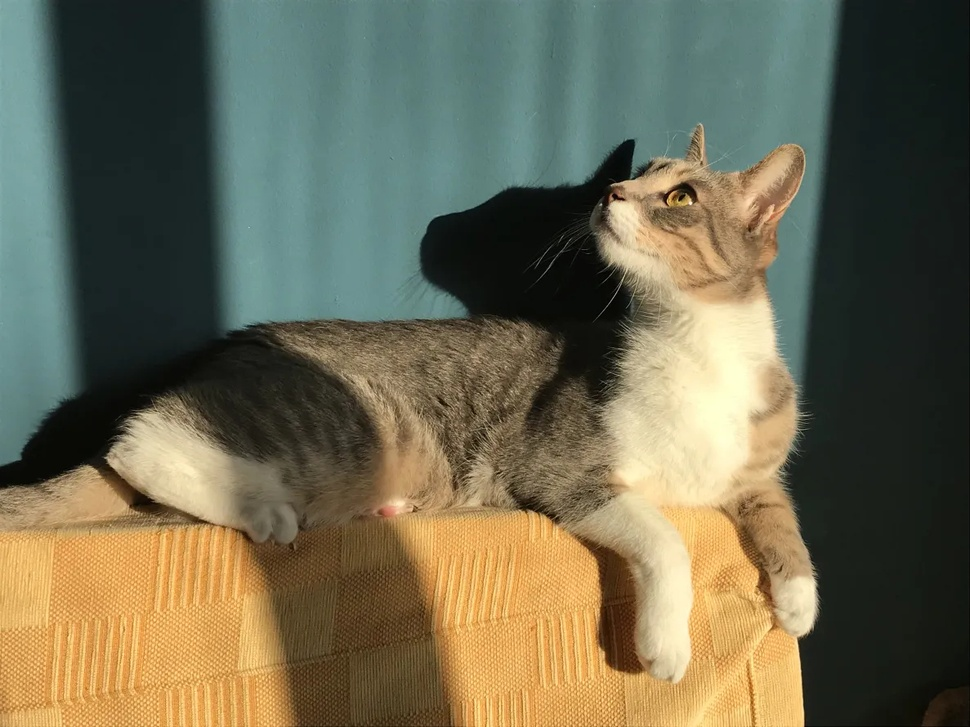
#> input picture images/input_img.jpg, 970 x 727 px, shrunk from 1187 x 890 before the run
$ python demo.py
#> lines starting #> are read from the running program, lines starting #| are printed output that depends on the picture
### hist_utils.py
import numpy as np
from typing import Dict


def calculate_hist_of_img(img_array: np.ndarray, return_normalized: bool) -> Dict:
    # Αρχικοποίηση λεξικού για το ιστόγραμμα
    hist = {}

    # Εύρεση μοναδικών τιμών
    unique_values = np.unique(img_array)

    # Υπολογισμός του συνολικού αριθμού στοιχείων
    total_samples = img_array.size

    for value in unique_values:
        # Υπολογισμός της συχνότητας εμφάνισης για την τρέχουσα τιμή
        count = 0
        for row in img_array:
            for element in row:
                if element == value:
                    count += 1

        if return_normalized:
            # Κανονικοποίηση συχνότητας εμφάνισης
            hist[value] = count / total_samples
        else:
            # Αποθήκευση απόλυτης συχνότητας
            hist[value] = count

    return hist


def apply_hist_modification_transform(img_array: np.ndarray, modification_transform: Dict) -> np.ndarray:
    # Create a copy of the image array to avoid modifying it in place
    modified_array = img_array.copy()
    for input_value, output_value in modification_transform.items():
        # Use a mask to replace input values with output values
        modified_array[img_array == input_value] = output_value
    return modified_array

### equalization.py
import numpy as np
import math
from hist_utils import calculate_hist_of_img


def greedy(img_array: np.ndarray, lg: int) -> np.ndarray:
    n = img_array.size

    gmin = np.min(img_array)
    gmax = np.max(img_array)
    g_levels = np.linspace(gmin, gmax, lg)
    print(f"Lf: {len(np.unique(img_array))}")
    print(f"Οι στάθμες εξόδου g είναι: {g_levels}")

    hist = calculate_hist_of_img(img_array, return_normalized=False)
    print(f"Το ιστογράφημα είναι: {hist}")

    pixels_for_g = math.ceil(n / lg)
    print(f"Ο αριθμός των pixels που πρέπει να ανατεθούν σε κάθε στάθμη g είναι: {pixels_for_g}")

    g_image = img_array.copy()
    f_keys_sorted = sorted(hist.keys())

    pixel_counter = 0
    g_index = 0
    group_f = []

    for key in f_keys_sorted:
        print(f"Στάθμη εισόδου: f[{key}], Pixels: {hist[key]}")
        group_f.append(key)
        pixel_counter += hist[key]
        print(f"Συνολικά pixels για g[{g_index}]: {pixel_counter} (τρέχον group: {group_f})")

        if pixel_counter >= pixels_for_g or key == f_keys_sorted[-1]:
            print(f"--> Μεταβαίνουμε στη στάθμη εξόδου g[{g_index}] με στάθμες εισόδου {group_f}")
            for f_val in group_f:
                print(f"Αντικαθιστούμε όλα τα pixels με f[{f_val}] στη στάθμη g[{g_levels[g_index]}]")
                g_image[img_array == f_val] = g_levels[g_index]
            g_index += 1
            pixel_counter = 0
            group_f = []

    return g_image


def nongreedy(img_array: np.ndarray, lg: int) -> np.ndarray:
    import math
    n = img_array.size
    gmin = np.min(img_array)
    gmax = np.max(img_array)
    g_levels = np.linspace(gmin, gmax, lg)
    print(f"Lf: {len(np.unique(img_array))}")
    print(f"Οι στάθμες εξόδου g είναι: {g_levels}")

    hist = calculate_hist_of_img(img_array, return_normalized=False)
    print(f"Το ιστογράφημα είναι: {hist}")

    pixels_for_g = math.ceil(n / lg)
    print(f"Ο αριθμός των pixels που πρέπει να ανατεθούν σε κάθε στάθμη g είναι: {pixels_for_g}")

    g_image = img_array.copy()
    f_keys_sorted = sorted(hist.keys())

    g_index = 0
    group_f = []
    pixel_counter = 0

    for idx, key in enumerate(f_keys_sorted):
        group_f.append(key)
        pixel_counter += hist[key]
        deficiency = pixels_for_g - pixel_counter
        print(f"Στάθμη εισόδου: f[{key}], Pixels: {hist[key]}")

        if idx + 1 < len(f_keys_sorted):
            next_count = hist[f_keys_sorted[idx + 1]]
            print(
                f"Σύγκριση: deficiency ({deficiency}) < count(f[next]) / 2 ({next_count / 2}) == "
                f"{deficiency < next_count / 2}"
            )
            if deficiency <= 0 or deficiency < next_count / 2:
                for f_val in group_f:
                    print(f"Αντικαθιστούμε όλα τα pixels με f[{f_val}] στη στάθμη g[{g_levels[g_index]}]")
                    g_image[img_array == f_val] = g_levels[g_index]
                g_index += 1
                group_f = []
                pixel_counter = 0
        else:
            for f_val in group_f:
                print(f"Αντικαθιστούμε όλα τα pixels με f[{f_val}] στη στάθμη g[{g_levels[g_index]}]")
                g_image[img_array == f_val] = g_levels[g_index]
            g_index += 1
            group_f = []
            pixel_counter = 0

    return g_image

### demo.py
from PIL import Image
import numpy as np
from hist_utils import calculate_hist_of_img
from hist_utils import apply_hist_modification_transform
from equalization import greedy
from equalization import nongreedy


filename = "images/input_img.jpg"
img = Image.open(fp=filename)
#> img is the input picture: PIL image 970x727 RGB; mean R, G, B 109.7, 105.7, 82
bw_img = img.convert("L")
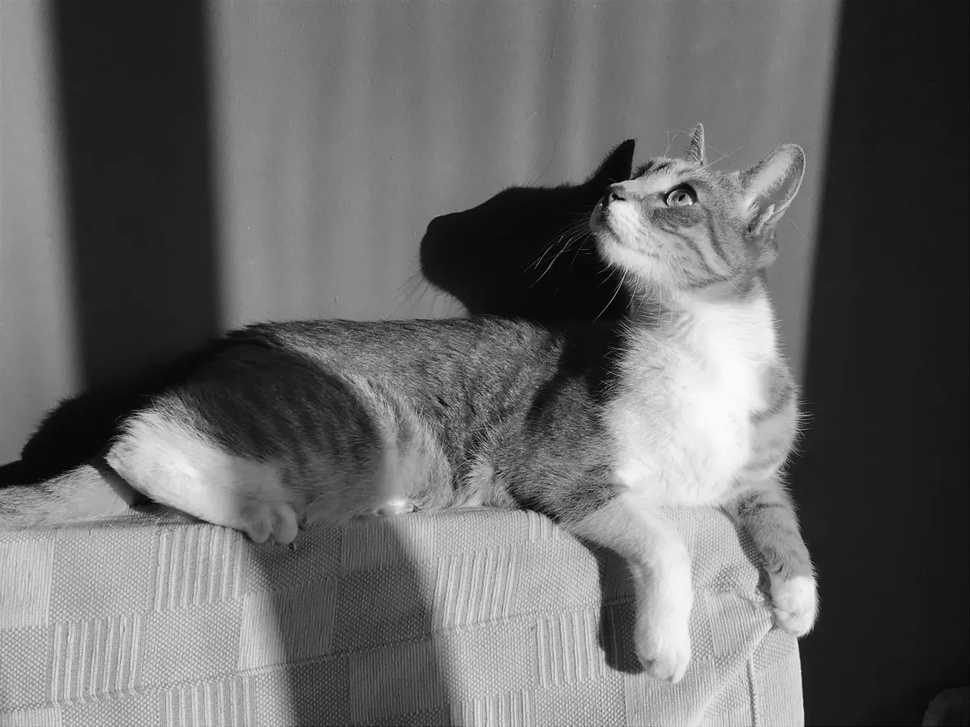
#> bw_img: PIL image 970x727 L; min 0, max 250, mean 104.2
# img_array = np.array(bw_img).astype(float) / 255.0

img_array = np.array([
    [0.0, 0.0, 0.0, 0.3],
    [0.3, 0.3, 0.6, 0.6],
    [0.8, 0.8, 1.0, 1.0],
    [1.0, 1.0, 1.0, 1.0],
    [1.0, 1.0, 1.0, 1.0],
    [1.0, 1.0, 1.0, 1.0],
    [0.0, 0.0, 0.0, 0.3],
])

hist = calculate_hist_of_img(img_array, return_normalized=False)
print(hist)

test = apply_hist_modification_transform(img_array, hist)
print(test)

best = greedy(img_array, 5)
print(best)

cist = nongreedy(img_array, 5)
print(cist)

$ run again, with images/image.jpg copied over images/input_img.jpg
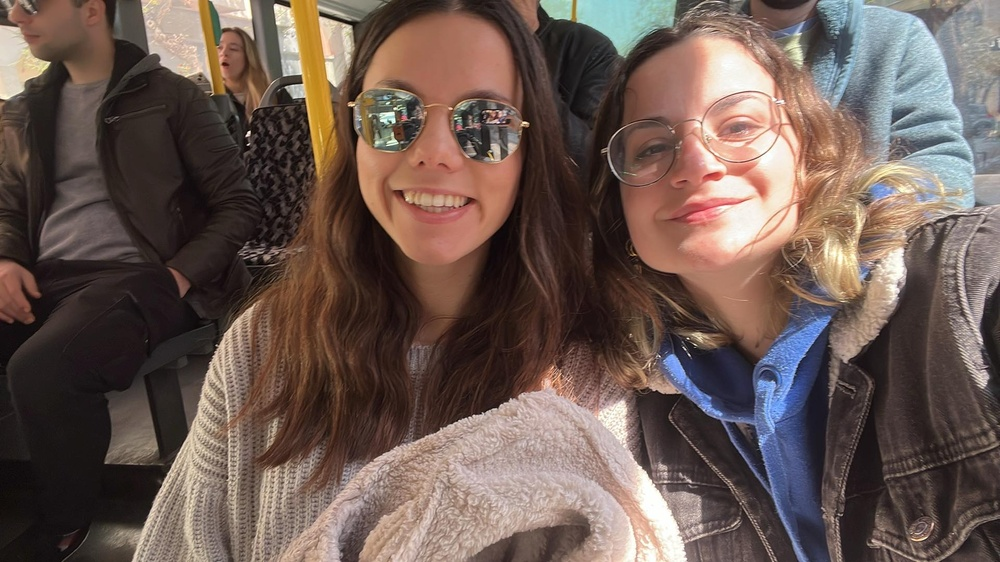
#> input picture images/image.jpg, 1000 x 562 px, shrunk from 1920 x 1080 before the run
#> img is the input picture: PIL image 1000x562 RGB; mean R, G, B 108.2, 90, 82.7
#> `bw_img = img.convert("L")`:
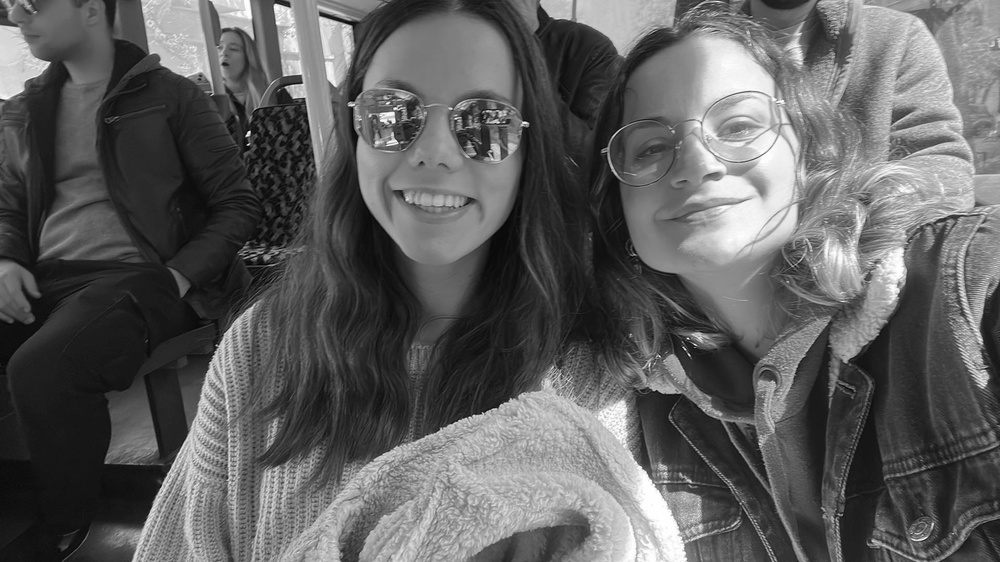
#> bw_img: PIL image 1000x562 L; min 2, max 255, mean 94.6
